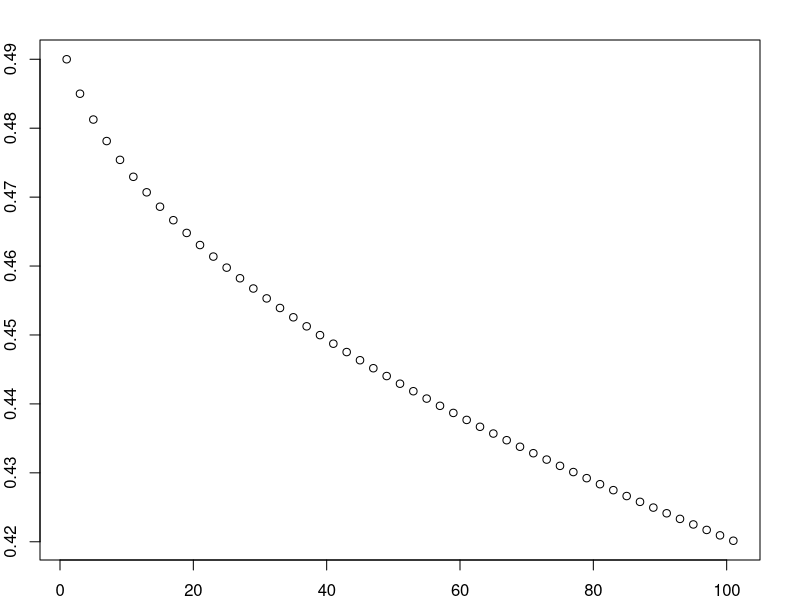

Recreate this plot in R.
rm(list=ls(all=TRUE))

N=101
p=0.49

x=matrix(0,nrow=2,ncol=(N/2)+0.5)
a=1
i=1
while(i<=N){
  if(i %% 2!=0){
    Pn = 0
    for (h in ((i+1)/2):i){
      Pn = Pn + (factorial(i)/(factorial(i-h)*factorial(h)))*p^h*(1-p)^(i-h)
    }
    x[1,a]= i
    x[2,a]= Pn
    a=a+1
  }  
  i=i+1
}

par(mar = rep(2, 4))
plot(x[1,],x[2,])